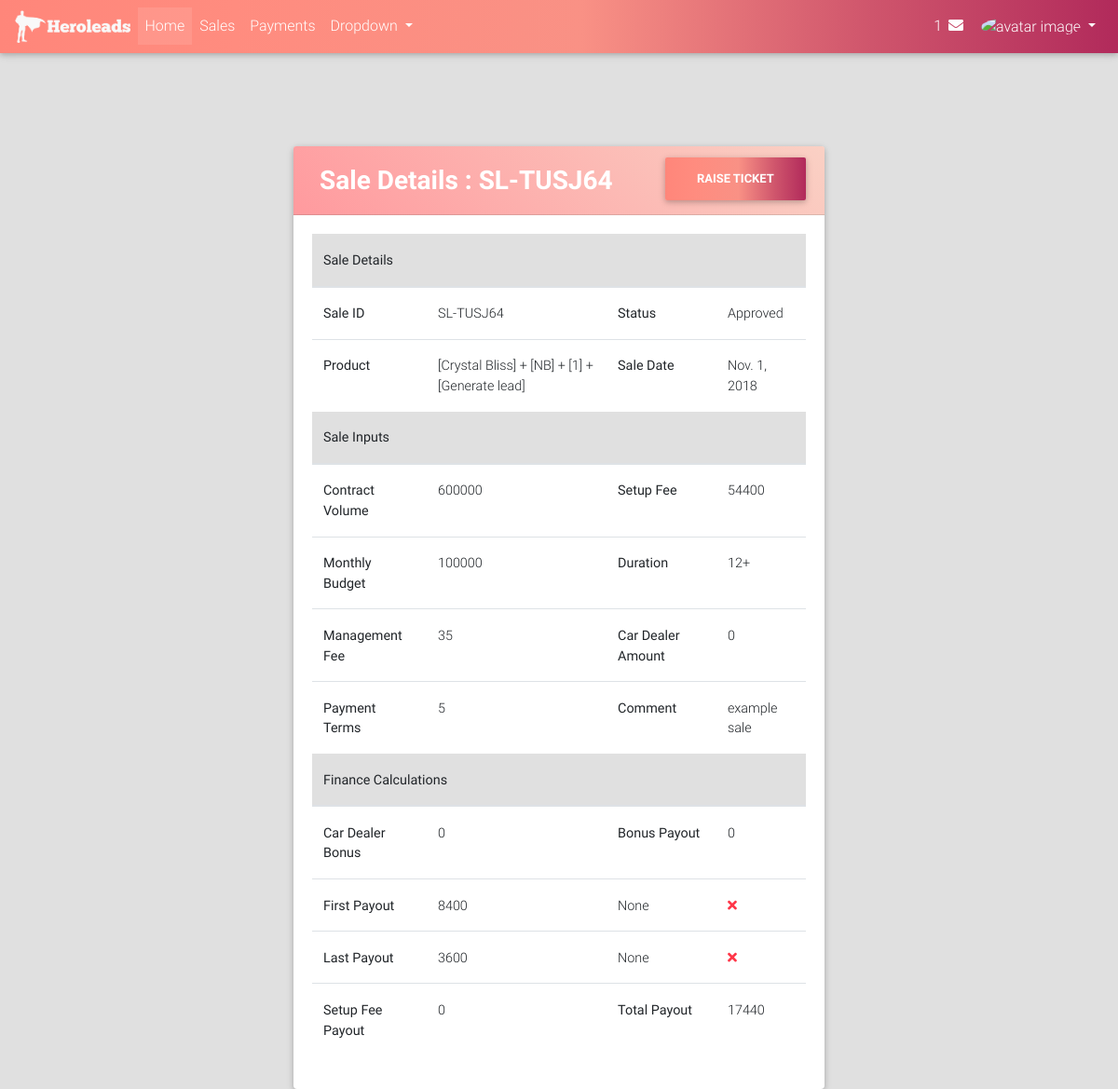
/sales/detail/3/ (signed in), run on the app's committed database.
### sales/models.py (models this page shows, shortened)
class Sale(models.Model):
    SALE_STATUS_CHOICES = (("CR", "Created"), ("AP", "Approved"), ("CP", "Completed"), ("DC", "Declined"))
    agent = models.ForeignKey(User, on_delete=models.CASCADE)
    campaign_name = models.CharField(max_length=128)
    sale_date = models.DateField()
    setup_fee = models.PositiveIntegerField()
    contract_volume = models.PositiveIntegerField()
    monthly_budget = models.PositiveIntegerField()
    duration = models.ForeignKey(Duration, on_delete=models.PROTECT)
    management_fee = models.PositiveIntegerField()
    car_dealer_amount = models.PositiveIntegerField()
    payment_terms = models.PositiveIntegerField()
    agent_comment = models.TextField(verbose_name="Comment", blank=True)
    first_commission_paid = models.BooleanField(default=False)
    last_commission_paid = models.BooleanField(default=False)
    first_commission_pay_on = models.DateField(blank=True, null=True)
    last_commission_pay_on = models.DateField(blank=True, null=True)
    finance_comment = models.TextField(blank=True)
    commission_applicable = models.FloatField(blank=True, null=True)
    payment_term_intz = models.PositiveIntegerField(blank=True, null=True)
    car_dealer_bonus = models.PositiveIntegerField(blank=True, null=True)
    multiplier_applicable = models.FloatField(blank=True, null=True)
    setup_fee_payout = models.PositiveIntegerField(blank=True, null=True)
    first_payout = models.PositiveIntegerField(blank=True, null=True)
    last_payout = models.PositiveIntegerField(blank=True, null=True)
    bonus_payout = models.PositiveIntegerField(blank=True, null=True)
    total_payout = models.PositiveIntegerField(blank=True, null=True)
    sale_id = models.CharField(max_length=32, default=sale_id_generator)
    status = models.CharField(max_length=2, choices=SALE_STATUS_CHOICES, default="CR")
    created_on = models.DateTimeField(auto_now_add=True)

### calcons/models.py (models this page shows)
class Duration(models.Model):
    min_value = models.PositiveIntegerField()
    max_value = models.PositiveIntegerField(blank=True, null=True)
    commission_applicable = models.FloatField()
    is_active = models.BooleanField(default=True)
    def __str__(self):
        return "{}".format(self.get_duration_display_text)
    @property
    def get_duration_display_text(self):
        if self.min_value and self.max_value:
            return "{}-{}".format(self.min_value, self.max_value)
        elif self.min_value and not self.max_value:
            return "{}+".format(self.min_value)

### sales/views.py (the view)
# urls.py: url(r'^detail/(?P<id>[0-9]+)/$', views.SaleDetailView.as_view(), name="detail"),
class SaleDetailView(LoginRequiredMixin, DetailView):
    model = Sale
    context_object_name = "sale"
    template_name = "sales/detail.html"
    slug_field = "id"
    slug_url_kwarg = "id"
    def get_object(self, queryset=None):
        sale = super().get_object()
        if sale.agent == self.request.user:
            return sale
        raise Http404("Sale not found!")

### portal/templates/sales/detail.html (shortened to what this page needs)
{% extends "portal/base.html" %}
{% load crispy_forms_tags %}
{% block content %}
    <br><br><br><br>
    <div class="col-lg-6" style="margin: auto">
        <div class="card clearfix">
            <div class="card-header warm-flame-gradient clearfix">
                <div class="page_heading float-left">
                <h3 class="white-text font-weight-bold m-2">Sale Details : {{ sale.sale_id }}</h3>
                </div>
                <div class="create_sale_btn float-right">
                    <a href="{% url "sales:add" %}"><button class="btn young-passion-gradient font-weight-bold text-white m-0">Raise Ticket</button></a>
                </div>
            </div>
            <div class="card-body">
                <div class="detail_table">
                    <table class="table detail_table table-hover">
                        <thead class="bg-light">
                            <th colspan="4">Sale Details</th>
                        </thead>
                        <tr>
                            <th>Sale ID</th>
                            <td>{{ sale.sale_id }}</td>
                            <th>Status</th>
                            <td>{{ sale.get_status_display }}</td>
                        </tr>
                        <tr>
                            <th>Product</th>
                            <td>{{ sale.campaign_name }}</td>
                            <th>Sale Date</th>
                            <td>{{ sale.sale_date }}</td>
                        </tr>
                        <thead class="bg-light">
                            <th colspan="4">Sale Inputs</th>
                        </thead>
                        <tr>
                            <th>Contract Volume</th>
                            <td>{{ sale.contract_volume }}</td>
                            <th>Setup Fee</th>
                            <td>{{ sale.setup_fee }}</td>
                        </tr>
                        <tr>
                            <th>Monthly Budget</th>
                            <td>{{ sale.monthly_budget }}</td>
                            <th>Duration</th>
                            <td>{{ sale.duration }}</td>
                        </tr>
                        <tr>
                            <th>Management Fee</th>
                            <td>{{ sale.management_fee }}</td>
                            <th>Car Dealer Amount</th>
                            <td>{{ sale.car_dealer_amount }}</td>
                        </tr>
                        <tr>
                            <th>Payment Terms</th>
                            <td>{{ sale.payment_terms }}</td>
                            <th>Comment</th>
                            <td>{{ sale.agent_comment|default:"-" }}</td>
                        </tr>
                        <thead class="bg-light">
                            <th colspan="4">Finance Calculations</th>
                        </thead>
                        <tr>
                            <th>Car Dealer Bonus</th>
                            <td>{{ sale.car_dealer_bonus }}</td>
                            <th>Bonus Payout</th>
                            <td>{{ sale.bonus_payout }}</td>
                        </tr>
                        <tr>
                            <th>First Payout</th>
                            <td>{{ sale.first_payout }}</td>
                            <td>{{ sale.first_commission_pay_on }}</td>
                            <td>
                                <i class="fa {% if sale.first_commission_paid %}fa-check text-success{% else %}fa-times text-danger{% endif %}"></i>
                            </td>
                        </tr>
                        <tr>
                            <th>Last Payout</th>
                            <td>{{ sale.last_payout }}</td>
                            <td>{{ sale.last_commission_pay_on }}</td>
                            <td>
                                <i class="fa {% if sale.last_commission_paid %}fa-check text-success{% else %}fa-times text-danger{% endif %}"></i>
                            </td>
                        </tr>
                        <tr>
                            <th>Setup Fee Payout</th>
                            <td>{{ sale.bonus_payout }}</td>
                            <th>Total Payout</th>
                            <td>{{ sale.total_payout }}</td>
                        </tr>
                    </table>
                </div>
            </div>
        </div>
    </div>
{% endblock %}

### data on the page
Sale: sale_id "SL-TUSJ64", status "Approved", campaign_name "[Crystal Bliss] + [NB] + [1] + [Generate lead]", sale_date "Nov. 1, 2018", contract_volume "600000", setup_fee "54400", monthly_budget "100000", duration "12+", management_fee "35", car_dealer_amount "0", payment_terms "5", agent_comment "example sale", car_dealer_bonus "0", bonus_payout "0", first_payout "8400", first_commission_pay_on "None", last_payout "3600", last_commission_pay_on "None", total_payout "17440"
